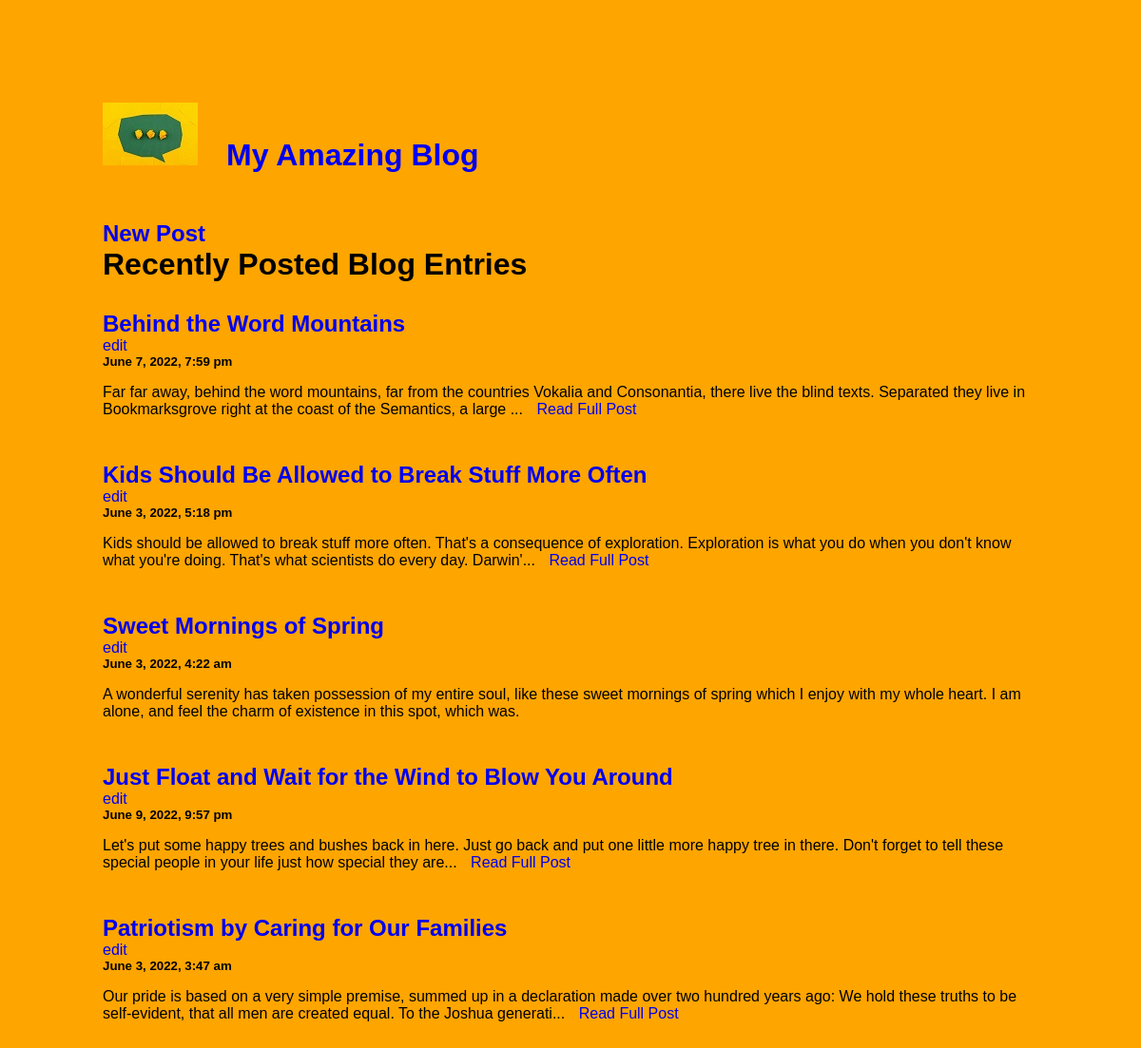
The page / on the database its author committed.
### tables this page shows
CREATE TABLE `blog` (
  `id` int(11) NOT NULL,
  `title` varchar(100) NOT NULL,
  `timestamp` timestamp NOT NULL DEFAULT current_timestamp() ON UPDATE current_timestamp(),
  `content` varchar(5000) NOT NULL
);

### index.php (the view, shortened to what this page needs)
<?php
    require('connect.php');
    $query = "SELECT * FROM blog ORDER BY id DESC";
    $statement = $db->prepare($query);
    $statement->execute();
    $rows = $statement->fetchAll();
 ?>
<!DOCTYPE html>
<html>
<head>
    <link rel="stylesheet" type="text/css" href="styles.css" />
</head>
<body>
    <?php include('common.php') ?>
        <h2><a id="newpost" href="create.php">New Post</a></h2>
        <?php if($statement->rowCount() > 0): ?>
                <h1>Recently Posted Blog Entries</h1>
                <?php  for ($i=0; $i < 5; $i++): ?>
                    <div class="entry">
                        <h2><a href="read.php?id=<?= "{$rows[$i]['id']}" ?>" ><?= $rows[$i]['title'] ?></a></h2>
                        <a href="edit.php?id=<?= "{$rows[$i]['id']}" ?>">edit</a>
                        <h5><?= date( "F j, Y, g:i a", strtotime($rows[$i]['timestamp'])) ?></h5>
                        <?php if (strlen($rows[$i]['content']) > 200 ): ?>
                            <p>
                                <?= substr($rows[$i]['content'], 0, 200) ?>...<a class="toolong" href= "read.php?id=<?= "{$rows[$i]['id']}" ?>"> Read Full Post</a>
                            </p>
                            <?php else: ?>
                                <p><?= $rows[$i]['content'] ?></p>
                            <?php endif ?>
                    </div>
                <?php endfor ?>
        <?php else: ?>
            <h1>There are no posts.</h1>
        <?php endif ?>
</body>
</html>

### common.php
<header>
    <a href="index.php"><img src="bubble100.jpg"><h1>My Amazing Blog</h1></a>
</header>

### styles.css (style rules this page uses)
html { background-color: orange; font-family: sans-serif; margin: 100px; }
header { padding-bottom: 50px; }
header a h1 { display: inline; padding: 30px; }
a { text-decoration: none; }
.entry { padding-top: 30px; }
.toolong { padding-left: 10px; }
h1, h2, h3, h4, h5, h6 { margin: 0px; padding: 0px; }

### rows shown on the page
blog: title "Behind the Word Mountains", timestamp "June 7, 2022, 7:59 pm", content "Far far away, behind the word mountains, far from the countries Vokalia and Consonantia, there live the blind texts. Separated they live in Bookmarksgrove right at the coast of the Semantics, a large"
blog: title "Kids Should Be Allowed to Break Stuff More Often", timestamp "June 3, 2022, 5:18 pm", content "Kids should be allowed to break stuff more often. That's a consequence of exploration. Exploration is what you do when you don't know what you're doing. That's what scientists do every day. Darwin'"
blog: title "Sweet Mornings of Spring", timestamp "June 3, 2022, 4:22 am", content "A wonderful serenity has taken possession of my entire soul, like these sweet mornings of spring which I enjoy with my whole heart. I am alone, and feel the charm of existence in this spot, which was."
blog: title "Just Float and Wait for the Wind to Blow You Around", timestamp "June 9, 2022, 9:57 pm", content "Let's put some happy trees and bushes back in here. Just go back and put one little more happy tree in there. Don't forget to tell these special people in your life just how special they are"
blog: title "Patriotism by Caring for Our Families", timestamp "June 3, 2022, 3:47 am", content "Our pride is based on a very simple premise, summed up in a declaration made over two hundred years ago: We hold these truths to be self-evident, that all men are created equal. To the Joshua generati"
